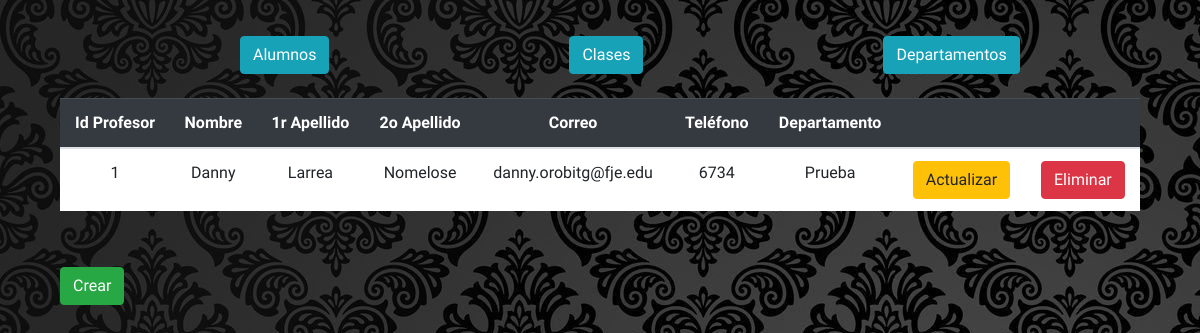
Screenshot of /view/datosPr.php with the database file from the repository.
### tables this page shows
CREATE TABLE IF NOT EXISTS tbl_professor(
	id_professor int(5) NOT NULL AUTO_INCREMENT,
	nom_prof varchar (20) NOT NULL,
	cognom1_prof varchar (20) NULL,
	cognom2_prof varchar (20) NULL,
	email_prof varchar(50) NULL,
	telf varchar (5) NULL,  
	dept int(5) NOT NULL,
	constraint pk_professor PRIMARY KEY (id_professor)
);

CREATE TABLE IF NOT EXISTS tbl_dept(
	id_dept int(5) NOT NULL AUTO_INCREMENT,
	codi_dept varchar(5) NOT NULL,
	nom_dept varchar(25) NULL,
	constraint pk_imparteix PRIMARY KEY (id_dept)
);

### view/datosPr.php (the view, shortened to what this page needs)
<?php
include_once '../services/conexion.php';
?>
<!DOCTYPE html>
<html lang="es">
<head>
        <link rel="stylesheet" href="https://maxcdn.bootstrapcdn.com/bootstrap/4.5.2/css/bootstrap.min.css">
    <link rel="stylesheet" href="https://use.fontawesome.com/releases/v5.6.3/css/all.css">
    <link rel="stylesheet" href="../css/stylesD.css">
</head>
<body>
<div class="back">
<div class="nav">
    <a href="datos.php" class="btn btn-info" role="button" aria-pressed="true">Alumnos</a>
</div>
<div class="nav">
    <a href="datosCl.php" class="btn btn-info" role="button" aria-pressed="true">Clases</a>
</div>
<div class="nav">
    <a href="datosDe.php" class="btn btn-info" role="button" aria-pressed="true">Departamentos</a>
</div>
<?php
     $sql="SELECT * FROM tbl_professor INNER JOIN tbl_dept on tbl_professor.dept=tbl_dept.id_dept";
     $result=mysqli_query($conexion,$sql);
 ?>
<div class="table">
<table class="table table-striped">
        <thead class="table-dark">
             <th>Id Profesor</th>
             <th>Nombre</th>
             <th>1r Apellido</th>
             <th>2o Apellido</th>
             <th>Correo</th>
             <th>Teléfono</th>
             <th>Departamento</th>
             <th>⠀</th>
             <th>⠀</th>
        </thead>
         <?php
             foreach ($result as $registro){
         ?>
             <tr>
                 <td><?php echo "{$registro['id_professor']}";?></td>
                 <td><?php echo "{$registro['nom_prof']}";?></td>
                 <td><?php echo "{$registro['cognom1_prof']}";?></td>
                 <td><?php echo "{$registro['cognom2_prof']}";?></td>
                 <td><?php echo "{$registro['email_prof']}";?></td>
                 <td><?php echo "{$registro['telf']}"?></td>
                 <td><?php echo "{$registro['nom_dept']}"?></td>
                 <td><?php echo "<a href='../services/actualizarprof.php' class='btn btn-warning' role='button' aria-pressed='true'>Actualizar</a>"?></td>
                 <td><?php echo "<a href='../services/eliminarprof.php?id_professor=".$registro['id_professor']."' class='btn btn-danger' role='button' aria-pressed='true'>Eliminar</a>"?></td>
             </tr>
         <?php } ?>
 </table>
</div>
<div class="boton">
    <a href="../services/crear.php" class="btn btn-success" role="button" aria-pressed="true">Crear</a>
</div>
</div>
</body>
</html>

### css/stylesD.css (style rules this page uses)
* { box-sizing: border-box; font-family: 'Dosis', sans-serif; overflow-x: hidden; }
body { background: url(../img/datos.jpg); }
.table { padding: 1% 5%; text-align: center; }
.boton { padding: 1% 5%; }
.nav { float: left; padding: 3% 0 1% 20%; }
.table td { background-color: white; }

### rows the page displays
tbl_professor: id_professor "1", nom_prof "Danny", cognom1_prof "Larrea", cognom2_prof "Nomelose", email_prof "danny.orobitg@fje.edu", telf "6734", dept.nom_dept "Prueba"
